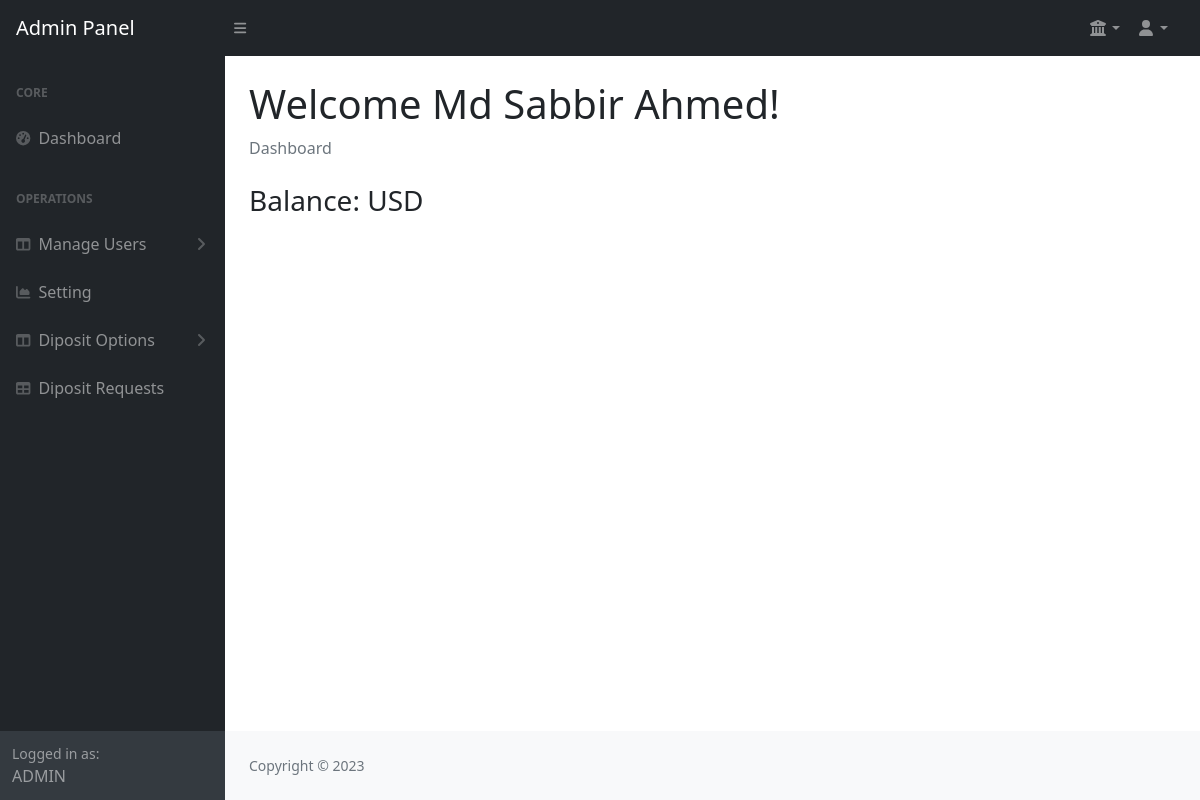
Before: /index.php (signed in) with the older database file.
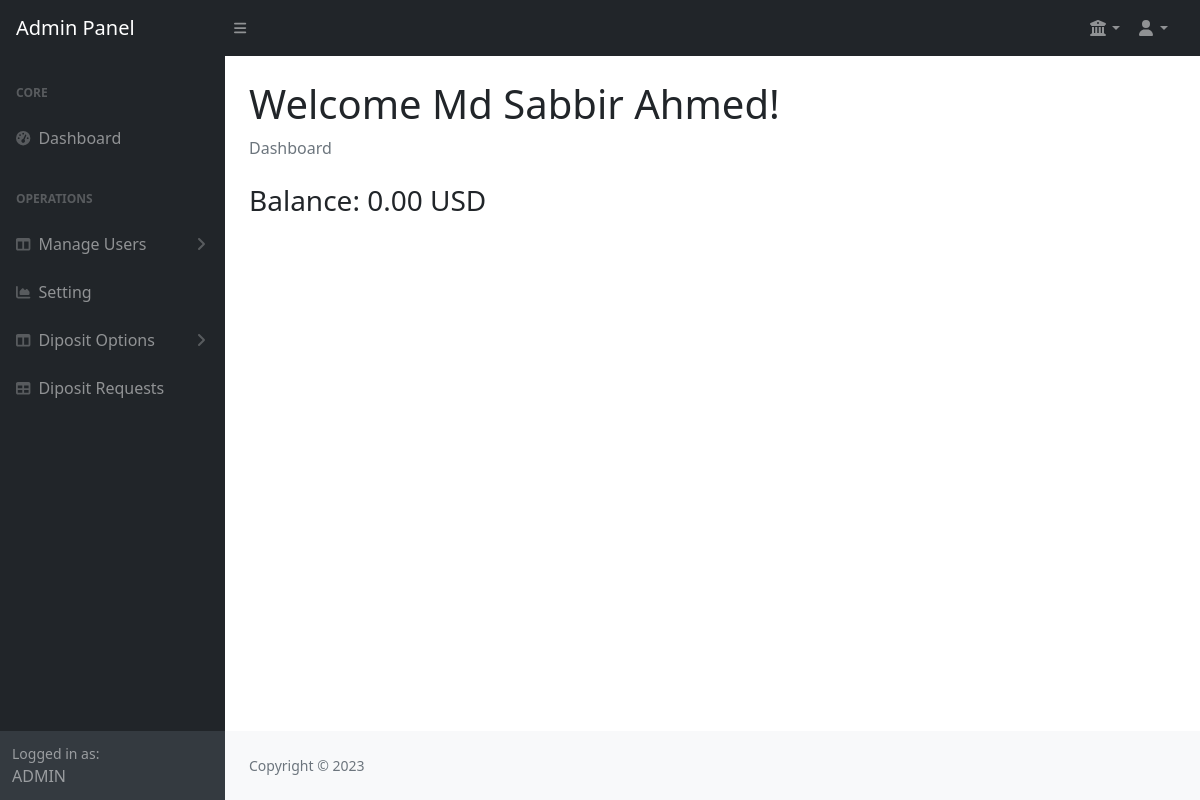
After: the same page with the newer database file.
### tables this page shows
CREATE TABLE `user` (
  `id` int(11) NOT NULL,
  `name` varchar(100) NOT NULL,
  `email` varchar(100) NOT NULL,
  `password` varchar(100) NOT NULL,
  `role` varchar(50) NOT NULL,
  `balance` decimal(10,2) NOT NULL,
  `created_at` datetime NOT NULL DEFAULT current_timestamp()
);

### index.php (the view)
<?php include('header.php');?>
                <main>
                    <div class="container-fluid px-4">
                        <h1 class="mt-4">Welcome <?php echo $_SESSION["name"];?>!</h1>
                        <ol class="breadcrumb mb-4">
                            <li class="breadcrumb-item active">Dashboard</li>
                        </ol>
                        <h3>Balance: <span><?php echo $balance_new;?></span> USD</h3>
                    </div>
                </main>
                <?php include('footer.php');?>

Changed rows visible on the page:
now on this page (row edited): user: balance "0.00"
